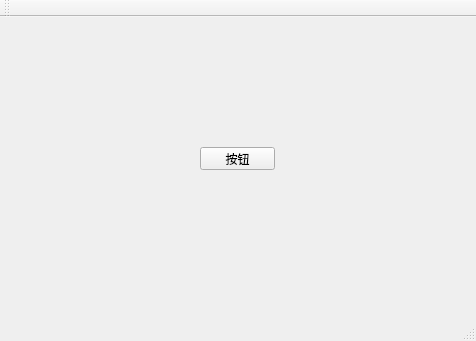
<?xml version="1.0" encoding="UTF-8"?>
<ui version="4.0">
 <class>MainWindow</class>
 <widget class="QMainWindow" name="MainWindow">
  <property name="geometry">
   <rect>
    <x>0</x>
    <y>0</y>
    <width>476</width>
    <height>341</height>
   </rect>
  </property>
  <property name="windowTitle">
   <string>MainWindow</string>
  </property>
  <widget class="QWidget" name="centralWidget">
   <widget class="QPushButton" name="pushButton">
    <property name="geometry">
     <rect>
      <x>200</x>
      <y>130</y>
      <width>75</width>
      <height>23</height>
     </rect>
    </property>
    <property name="text">
     <string>按钮</string>
    </property>
   </widget>
  </widget>
  <widget class="QMenuBar" name="menuBar">
   <property name="geometry">
    <rect>
     <x>0</x>
     <y>0</y>
     <width>476</width>
     <height>23</height>
    </rect>
   </property>
  </widget>
  <widget class="QToolBar" name="mainToolBar">
   <attribute name="toolBarArea">
    <enum>TopToolBarArea</enum>
   </attribute>
   <attribute name="toolBarBreak">
    <bool>false</bool>
   </attribute>
  </widget>
  <widget class="QStatusBar" name="statusBar"/>
 </widget>
 <layoutdefault spacing="6" margin="11"/>
 <resources/>
 <connections/>
</ui>
